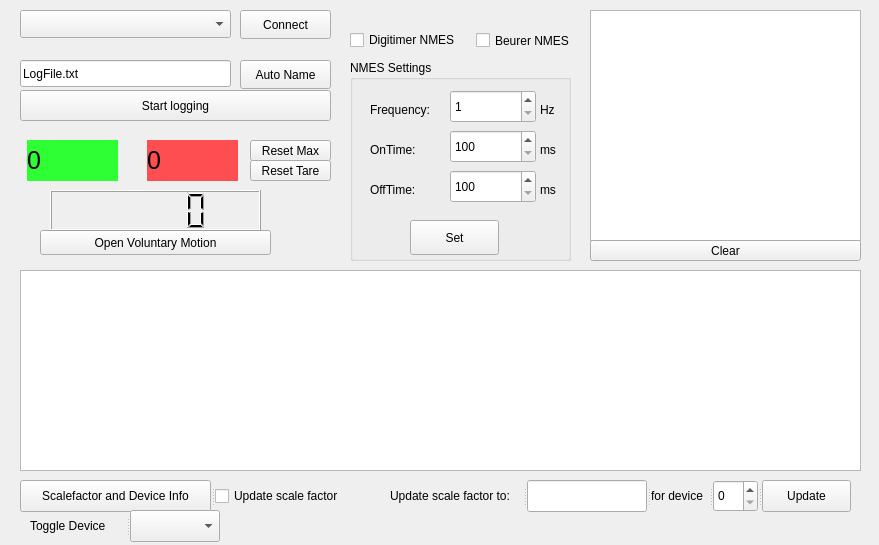
<?xml version="1.0" encoding="UTF-8"?>
<ui version="4.0">
 <class>PyForceSenseWidget</class>
 <widget class="QWidget" name="PyForceSenseWidget">
  <property name="geometry">
   <rect>
    <x>0</x>
    <y>0</y>
    <width>879</width>
    <height>545</height>
   </rect>
  </property>
  <property name="windowTitle">
   <string>Form</string>
  </property>
  <widget class="QLabel" name="curForceLabel">
   <property name="geometry">
    <rect>
     <x>27</x>
     <y>140</y>
     <width>91</width>
     <height>41</height>
    </rect>
   </property>
   <property name="font">
    <font>
     <pointsize>19</pointsize>
    </font>
   </property>
   <property name="styleSheet">
    <string notr="true">background-color: rgb(46, 255, 53)</string>
   </property>
   <property name="frameShape">
    <enum>QFrame::NoFrame</enum>
   </property>
   <property name="lineWidth">
    <number>3</number>
   </property>
   <property name="text">
    <string>0</string>
   </property>
  </widget>
  <widget class="QLabel" name="maxForceLabel">
   <property name="geometry">
    <rect>
     <x>147</x>
     <y>140</y>
     <width>91</width>
     <height>41</height>
    </rect>
   </property>
   <property name="font">
    <font>
     <pointsize>19</pointsize>
    </font>
   </property>
   <property name="styleSheet">
    <string notr="true">background-color: rgb(255, 78, 81)</string>
   </property>
   <property name="frameShape">
    <enum>QFrame::NoFrame</enum>
   </property>
   <property name="lineWidth">
    <number>3</number>
   </property>
   <property name="text">
    <string>0</string>
   </property>
  </widget>
  <widget class="QPlainTextEdit" name="serialOutputText">
   <property name="geometry">
    <rect>
     <x>590</x>
     <y>10</y>
     <width>271</width>
     <height>231</height>
    </rect>
   </property>
   <property name="readOnly">
    <bool>true</bool>
   </property>
  </widget>
  <widget class="PlotWidget" name="forcePlot">
   <property name="geometry">
    <rect>
     <x>20</x>
     <y>270</y>
     <width>841</width>
     <height>201</height>
    </rect>
   </property>
  </widget>
  <widget class="QPushButton" name="resetMaxBtn">
   <property name="geometry">
    <rect>
     <x>250</x>
     <y>140</y>
     <width>81</width>
     <height>21</height>
    </rect>
   </property>
   <property name="text">
    <string>Reset Max</string>
   </property>
  </widget>
  <widget class="QComboBox" name="comportCombo">
   <property name="geometry">
    <rect>
     <x>20</x>
     <y>10</y>
     <width>211</width>
     <height>28</height>
    </rect>
   </property>
  </widget>
  <widget class="QPushButton" name="connectButton">
   <property name="geometry">
    <rect>
     <x>240</x>
     <y>10</y>
     <width>91</width>
     <height>29</height>
    </rect>
   </property>
   <property name="text">
    <string>Connect</string>
   </property>
  </widget>
  <widget class="QPushButton" name="logButton">
   <property name="geometry">
    <rect>
     <x>20</x>
     <y>90</y>
     <width>311</width>
     <height>31</height>
    </rect>
   </property>
   <property name="text">
    <string>Start logging</string>
   </property>
  </widget>
  <widget class="QLineEdit" name="logName">
   <property name="geometry">
    <rect>
     <x>20</x>
     <y>60</y>
     <width>211</width>
     <height>27</height>
    </rect>
   </property>
   <property name="text">
    <string>LogFile.txt</string>
   </property>
  </widget>
  <widget class="QPushButton" name="autoNameButton">
   <property name="geometry">
    <rect>
     <x>240</x>
     <y>60</y>
     <width>91</width>
     <height>29</height>
    </rect>
   </property>
   <property name="text">
    <string>Auto Name</string>
   </property>
  </widget>
  <widget class="QPushButton" name="resetTareButton">
   <property name="geometry">
    <rect>
     <x>250</x>
     <y>160</y>
     <width>81</width>
     <height>21</height>
    </rect>
   </property>
   <property name="text">
    <string>Reset Tare</string>
   </property>
  </widget>
  <widget class="QPushButton" name="clearButton">
   <property name="geometry">
    <rect>
     <x>590</x>
     <y>240</y>
     <width>271</width>
     <height>21</height>
    </rect>
   </property>
   <property name="text">
    <string>Clear</string>
   </property>
  </widget>
  <widget class="QGroupBox" name="NMESsettingsBox">
   <property name="enabled">
    <bool>true</bool>
   </property>
   <property name="geometry">
    <rect>
     <x>350</x>
     <y>60</y>
     <width>221</width>
     <height>201</height>
    </rect>
   </property>
   <property name="title">
    <string>NMES Settings</string>
   </property>
   <widget class="QSpinBox" name="freqSpin">
    <property name="geometry">
     <rect>
      <x>100</x>
      <y>30</y>
      <width>86</width>
      <height>33</height>
     </rect>
    </property>
    <property name="minimum">
     <number>1</number>
    </property>
    <property name="maximum">
     <number>200</number>
    </property>
   </widget>
   <widget class="QSpinBox" name="onSpin">
    <property name="geometry">
     <rect>
      <x>100</x>
      <y>70</y>
      <width>86</width>
      <height>33</height>
     </rect>
    </property>
    <property name="minimum">
     <number>100</number>
    </property>
    <property name="maximum">
     <number>10000</number>
    </property>
    <property name="singleStep">
     <number>100</number>
    </property>
   </widget>
   <widget class="QSpinBox" name="offSpin">
    <property name="geometry">
     <rect>
      <x>100</x>
      <y>110</y>
      <width>86</width>
      <height>33</height>
     </rect>
    </property>
    <property name="minimum">
     <number>100</number>
    </property>
    <property name="maximum">
     <number>10000</number>
    </property>
    <property name="singleStep">
     <number>100</number>
    </property>
   </widget>
   <widget class="QLabel" name="label">
    <property name="geometry">
     <rect>
      <x>20</x>
      <y>40</y>
      <width>81</width>
      <height>19</height>
     </rect>
    </property>
    <property name="text">
     <string>Frequency:</string>
    </property>
   </widget>
   <widget class="QLabel" name="label_2">
    <property name="geometry">
     <rect>
      <x>190</x>
      <y>40</y>
      <width>81</width>
      <height>19</height>
     </rect>
    </property>
    <property name="text">
     <string>Hz</string>
    </property>
   </widget>
   <widget class="QLabel" name="label_3">
    <property name="geometry">
     <rect>
      <x>20</x>
      <y>80</y>
      <width>81</width>
      <height>19</height>
     </rect>
    </property>
    <property name="text">
     <string>OnTime:</string>
    </property>
   </widget>
   <widget class="QLabel" name="label_4">
    <property name="geometry">
     <rect>
      <x>20</x>
      <y>120</y>
      <width>81</width>
      <height>19</height>
     </rect>
    </property>
    <property name="text">
     <string>OffTime:</string>
    </property>
   </widget>
   <widget class="QLabel" name="label_5">
    <property name="geometry">
     <rect>
      <x>190</x>
      <y>80</y>
      <width>81</width>
      <height>19</height>
     </rect>
    </property>
    <property name="text">
     <string>ms</string>
    </property>
   </widget>
   <widget class="QLabel" name="label_6">
    <property name="geometry">
     <rect>
      <x>190</x>
      <y>120</y>
      <width>81</width>
      <height>19</height>
     </rect>
    </property>
    <property name="text">
     <string>ms</string>
    </property>
   </widget>
   <widget class="QPushButton" name="setButton">
    <property name="geometry">
     <rect>
      <x>60</x>
      <y>160</y>
      <width>89</width>
      <height>35</height>
     </rect>
    </property>
    <property name="text">
     <string>Set</string>
    </property>
   </widget>
  </widget>
  <widget class="QPushButton" name="pushButtonVoluntaryM">
   <property name="geometry">
    <rect>
     <x>40</x>
     <y>230</y>
     <width>231</width>
     <height>25</height>
    </rect>
   </property>
   <property name="text">
    <string>Open Voluntary Motion</string>
   </property>
   <property name="icon">
    <iconset theme="QIcon::ThemeIcon::GoNext">
     <normaloff>.</normaloff>.</iconset>
   </property>
  </widget>
  <widget class="QCheckBox" name="checkBoxDigiNMES">
   <property name="geometry">
    <rect>
     <x>350</x>
     <y>30</y>
     <width>121</width>
     <height>20</height>
    </rect>
   </property>
   <property name="text">
    <string>Digitimer NMES</string>
   </property>
  </widget>
  <widget class="QLCDNumber" name="OnTimeDisyplay">
   <property name="geometry">
    <rect>
     <x>50</x>
     <y>190</y>
     <width>211</width>
     <height>41</height>
    </rect>
   </property>
  </widget>
  <widget class="QCheckBox" name="checkBoxBeurerNMES">
   <property name="geometry">
    <rect>
     <x>476</x>
     <y>30</y>
     <width>101</width>
     <height>21</height>
    </rect>
   </property>
   <property name="text">
    <string>Beurer NMES</string>
   </property>
  </widget>
  <widget class="QSplitter" name="splitter_2">
   <property name="geometry">
    <rect>
     <x>20</x>
     <y>480</y>
     <width>354</width>
     <height>32</height>
    </rect>
   </property>
   <property name="orientation">
    <enum>Qt::Horizontal</enum>
   </property>
   <widget class="QPushButton" name="pushButtonScaleFKTInfo">
    <property name="text">
     <string>Scalefactor and Device Info</string>
    </property>
   </widget>
   <widget class="QCheckBox" name="checkBoxUpdateScaleFkt">
    <property name="text">
     <string>Update scale factor</string>
    </property>
   </widget>
  </widget>
  <widget class="QSplitter" name="ScaleFktUpdate">
   <property name="geometry">
    <rect>
     <x>390</x>
     <y>480</y>
     <width>461</width>
     <height>32</height>
    </rect>
   </property>
   <property name="orientation">
    <enum>Qt::Horizontal</enum>
   </property>
   <widget class="QLabel" name="label_7_updateto">
    <property name="text">
     <string>Update scale factor to:</string>
    </property>
   </widget>
   <widget class="QLineEdit" name="lineEdit_SkaleFkt"/>
   <widget class="QLabel" name="label_8_fordevice">
    <property name="text">
     <string>for device</string>
    </property>
   </widget>
   <widget class="QSpinBox" name="spinBoxDeviceNumber"/>
   <widget class="QPushButton" name="pushButton_2_UpdateScaleFkt">
    <property name="text">
     <string>Update</string>
    </property>
   </widget>
  </widget>
  <widget class="QSplitter" name="splitter">
   <property name="geometry">
    <rect>
     <x>30</x>
     <y>510</y>
     <width>190</width>
     <height>32</height>
    </rect>
   </property>
   <property name="orientation">
    <enum>Qt::Horizontal</enum>
   </property>
   <widget class="QLabel" name="label_7">
    <property name="text">
     <string>Toggle Device</string>
    </property>
   </widget>
   <widget class="QComboBox" name="comboBox_ToggleDevice"/>
  </widget>
 </widget>
 <customwidgets>
  <customwidget>
   <class>PlotWidget</class>
   <extends>QGraphicsView</extends>
   <header>pyqtgraph</header>
  </customwidget>
 </customwidgets>
 <resources/>
 <connections/>
</ui>
